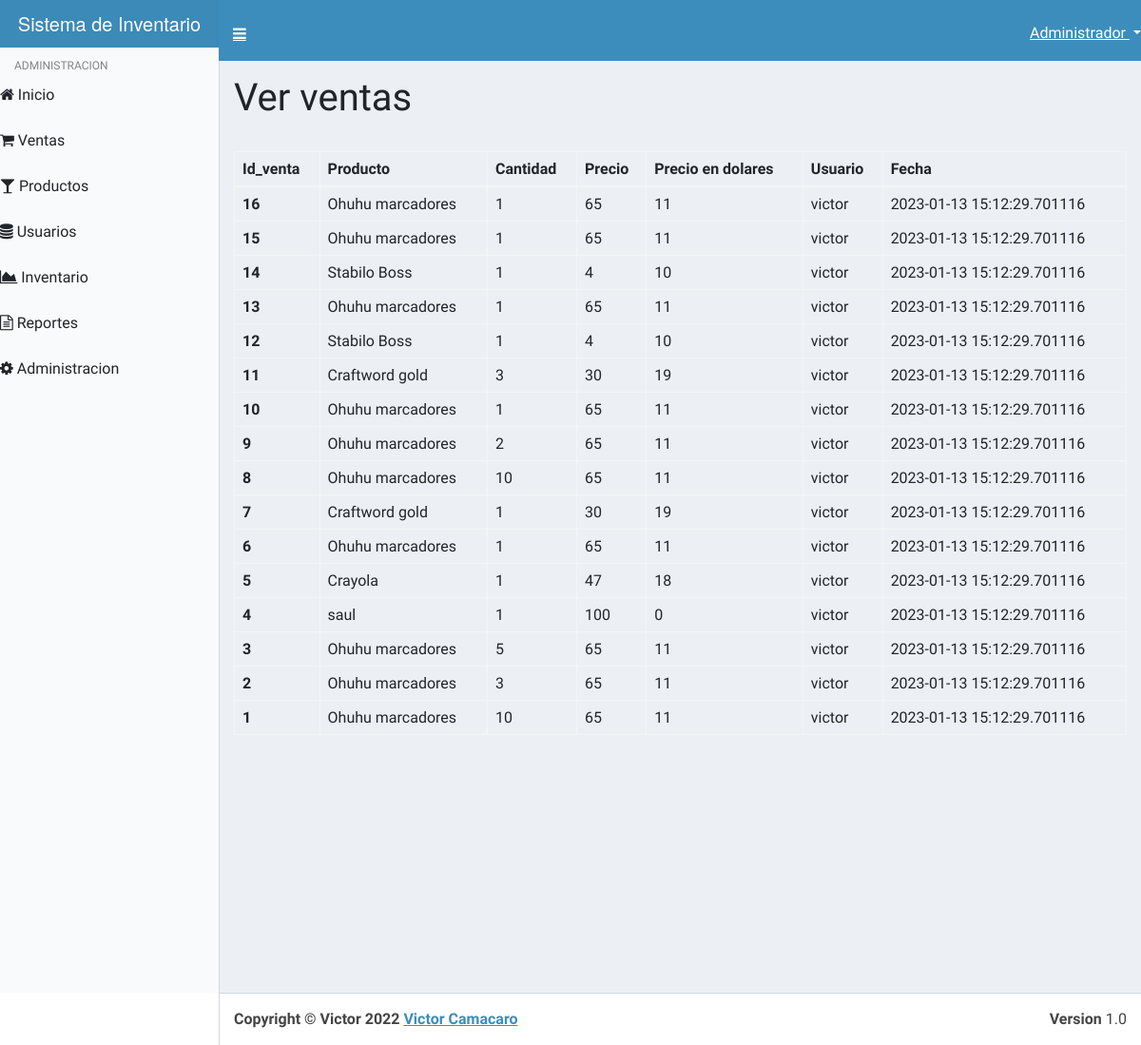
The page /vistas/ver_ventas.php (signed in) on the database as committed earlier.
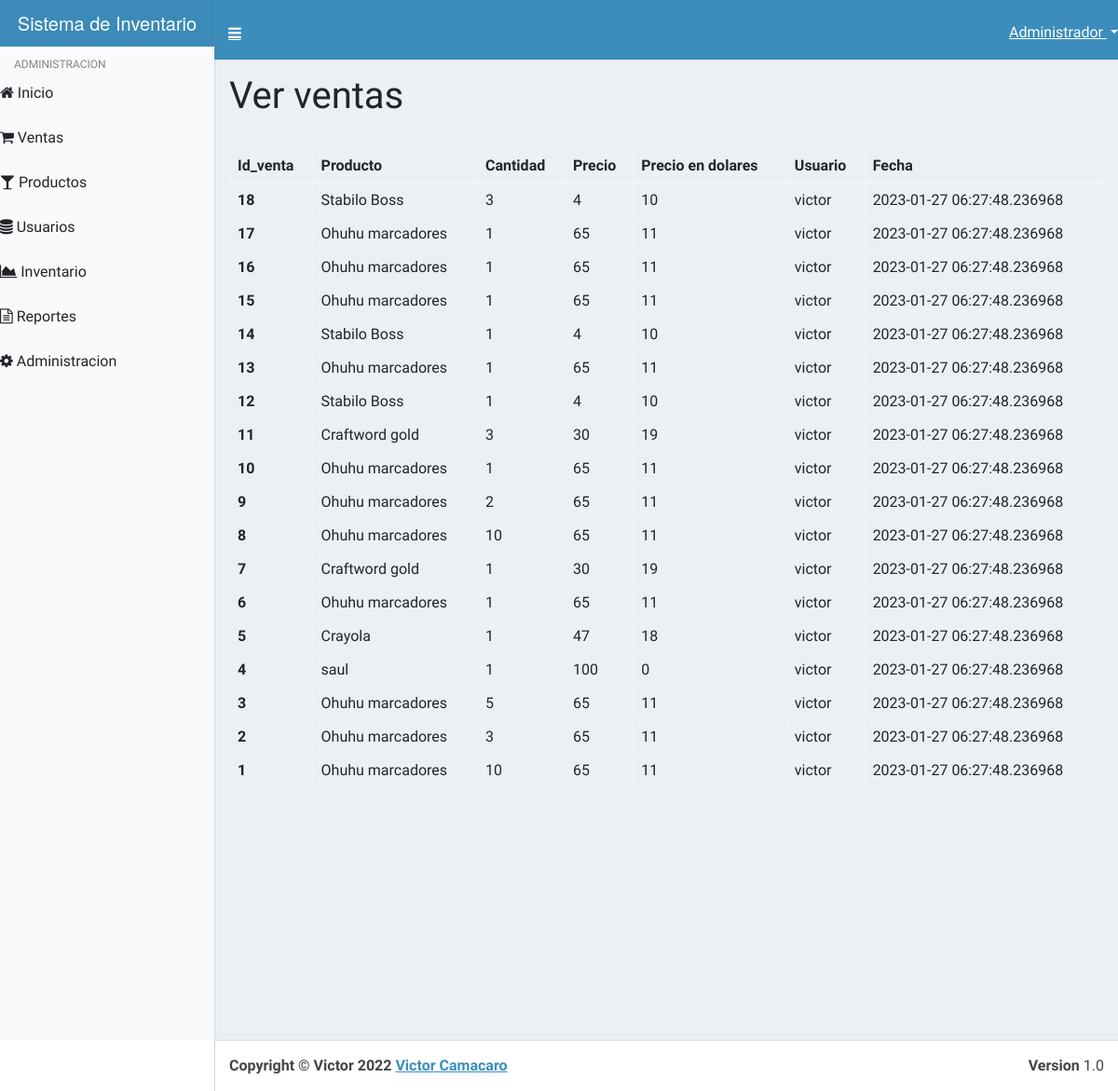
The same page on the database as committed later.
### tables this page shows
CREATE TABLE `ventas` (
  `Id_venta` int(11) NOT NULL,
  `Id_producto` int(11) NOT NULL,
  `Numero_factura` int(250) NOT NULL,
  `Nombre_producto` varchar(250) NOT NULL,
  `cantidad` int(11) NOT NULL,
  `Precio` int(11) NOT NULL,
  `Precio_dolares` int(11) NOT NULL,
  `Id_usuario` int(11) NOT NULL,
  `fecha` timestamp NOT NULL DEFAULT CURRENT_TIMESTAMP ON UPDATE CURRENT_TIMESTAMP
);

CREATE TABLE `producto` (
  `Id_producto` int(11) NOT NULL,
  `codigo_producto` int(70) NOT NULL,
  `imagen_producto` varchar(255) NOT NULL,
  `Nombre_producto` varchar(70) NOT NULL,
  `Descripcion_producto` varchar(100) NOT NULL,
  `Precio` int(11) NOT NULL,
  `Precio_dolares` int(11) NOT NULL,
  `cantidad_total` int(11) NOT NULL,
  `cantidad_inicial` int(11) NOT NULL
);

CREATE TABLE `usuarios` (
  `Id_usuario` int(30) NOT NULL,
  `Imagen_usuario` varchar(255) NOT NULL,
  `Primer_nombre` varchar(70) NOT NULL,
  `Segundo_Nombre` varchar(70) NOT NULL,
  `Primer_apellido` varchar(70) NOT NULL,
  `Segundo_Apellido` varchar(70) NOT NULL,
  `Usuario` varchar(70) NOT NULL,
  `Password` varchar(70) NOT NULL,
  `Tipo_C` enum('V','E') NOT NULL,
  `Cedula` varchar(11) NOT NULL,
  `Direccion` varchar(70) NOT NULL,
  `id_estado` int(11) NOT NULL,
  `id_municipio` int(11) NOT NULL,
  `id_parroquia` int(11) NOT NULL,
  `id_ciudad` int(11) NOT NULL,
  `genero` varchar(70) NOT NULL,
  `email` varchar(70) NOT NULL,
  `telefono` varchar(11) NOT NULL,
  `Id_status_B` int(11) NOT NULL,
  `Id_perfil` int(11) NOT NULL,
  `fecha` timestamp(6) NOT NULL DEFAULT CURRENT_TIMESTAMP(6) ON UPDATE CURRENT_TIMESTAMP(6)
);

### vistas/ver_ventas.php (the view, shortened to what this page needs)
<?php
$connect=new db();
$conexion=$connect->conexion();
 ?>
<html><head>
    <link href="../bootstrap.min.css" rel="stylesheet" type="text/css">
   <link href="../plugins/font-awesome/css/font-awesome.min.css" rel="stylesheet" type="text/css">
    <link href="../plugins/dist/css/AdminLTE.min.css" rel="stylesheet" type="text/css">
    <link href="../plugins/dist/css/skins/skin-blue-light.min.css" rel="stylesheet" type="text/css">
    <link rel="stylesheet" href="../plugins/datatables/dataTables.bootstrap.css">
  <link rel="stylesheet" href="../plugins/morris/morris.css">
  <link rel="stylesheet" href="../plugins/morris/example.css">
  </head>
  <body class="skin-blue-light sidebar-mini">
    <div class="wrapper">
            <header class="main-header">
        <div class="logo">
          <span class="logo-lg"><b>Sistema de </b>Inventario</span>
        </div>
        <nav class="navbar navbar-static-top" role="navigation" style="height: 8%;">
          <a href="#" class="sidebar-toggle" data-toggle="offcanvas" role="button">
          </a>
          <div class="navbar-custom-menu">
            <ul class="nav navbar-nav">
              <li class="dropdown user user-menu">
                <a href="#" class="dropdown-toggle" data-toggle="dropdown">
                  <span class="">Administrador <b class="caret"></b> </span>
                </a>
              </li>
            </ul>
          </div>
        </nav>
      </header>
      <aside class="main-sidebar">
        <section class="sidebar">
          <ul class="sidebar-menu" style="width: 150px;">
            <li class="header">ADMINISTRACION</li>
                                    <li><i class="fa fa-home"></i> <span>Inicio</span></li>
                                    <br>
           <li><i class="fa fa-shopping-cart"></i> <span>Ventas</span></li>
            <br>
            <li><i class="fa fa-glass"></i> <span>Productos</span></li>
            <br>
            <li class="treeview">
              <i class="fa fa-database"></i> <span>Usuarios</span>
            </li>
            <br>
            <li >
             <i class="fa fa-area-chart"></i> <span>Inventario</span>
            </li>
            <br>
                        <li class="treeview">
              <i class="fa fa-file-text-o"></i> <span>Reportes</span>
            </li>
            <br>
            <li class="treeview">
              <i class="fa fa-cog"></i> <span>Administracion</span></a>
            </li>
          </ul>
        </section>
      </aside>
            <div class="content-wrapper" style="min-height: 552px;">
      <div class="content">
          <div class="row">
  <div class="col-md-12">
    <h1>Ver ventas</h1>
</div>
</div>
<div class="row">
<div class="table-responsive">
<br><table class="table table-hover table-bordered">
  <thead>
    <tr><th>Id_venta</th>
    <th>Producto </th>
    <th>Cantidad</th>
    <th>Precio</th>
    <th>Precio en dolares</th>
    <th>Usuario</th>
    <th>Fecha</th>
  </tr></thead>
  <tbody>
    <?php  $sql="SELECT * FROM ventas INNER JOIN producto ON ventas.Id_producto=producto.Id_producto INNER JOIN usuarios ON ventas.Id_usuario=usuarios.Id_usuario order by Id_venta desc";
      $query=$conexion->query($sql);
      while ($row=$query->fetch_assoc()) {
        ?>
    <tr><th><?php echo $row['Id_venta']; ?></th>
    <td><?php echo $row['Nombre_producto']; ?> </td>
    <td><?php echo $row['cantidad']; ?></td>
    <td><?php echo $row['Precio']; ?></td>
    <td><?php echo $row['Precio_dolares']; ?></td>
    <td><?php echo $row['Usuario']; ?></td>
    <td><?php echo $row['fecha']; ?></td>
    <?php } ?>
  </tr>
  </tbody>
    </table>
  </div>
<div class="clearfix"></div>
  <br><br><br><br><br><br><br><br><br><br>
  </div>
</div>        </div>
      </div>
        <footer class="main-footer">
        <div class="pull-right hidden-xs">
          <b>Version</b> 1.0
        </div>
        <strong>Copyright © Victor 2022 <a href="" target="_blank">Victor Camacaro</a></strong>
      </footer>
</body></html>

Rows that differ between the two databases and show on the page:
added ventas: Id_venta "18", Id_producto.Nombre_producto "Stabilo Boss", cantidad "3", Id_producto.Precio "4", Id_producto.Precio_dolares "10", Id_usuario.Usuario "victor", Id_usuario.fecha "2023-01-27 06:27:48.236968"
added ventas: Id_venta "17", Id_producto.Nombre_producto "Ohuhu marcadores", cantidad "1", Id_producto.Precio "65", Id_producto.Precio_dolares "11", Id_usuario.Usuario "victor", Id_usuario.fecha "2023-01-27 06:27:48.236968"
changed through a linked row, ventas id 16: Id_usuario.fecha "2023-01-13 15:12:29.701116" → "2023-01-27 06:27:48.236968"
changed through a linked row, ventas id 15: Id_usuario.fecha "2023-01-13 15:12:29.701116" → "2023-01-27 06:27:48.236968"
changed through a linked row, ventas id 14: Id_usuario.fecha "2023-01-13 15:12:29.701116" → "2023-01-27 06:27:48.236968"
changed through a linked row, ventas id 13: Id_usuario.fecha "2023-01-13 15:12:29.701116" → "2023-01-27 06:27:48.236968"
changed through a linked row, ventas id 12: Id_usuario.fecha "2023-01-13 15:12:29.701116" → "2023-01-27 06:27:48.236968"
changed through a linked row, ventas id 11: Id_usuario.fecha "2023-01-13 15:12:29.701116" → "2023-01-27 06:27:48.236968"
changed through a linked row, ventas id 10: Id_usuario.fecha "2023-01-13 15:12:29.701116" → "2023-01-27 06:27:48.236968"
changed through a linked row, ventas id 9: Id_usuario.fecha "2023-01-13 15:12:29.701116" → "2023-01-27 06:27:48.236968"
changed through a linked row, ventas id 8: Id_usuario.fecha "2023-01-13 15:12:29.701116" → "2023-01-27 06:27:48.236968"
changed through a linked row, ventas id 7: Id_usuario.fecha "2023-01-13 15:12:29.701116" → "2023-01-27 06:27:48.236968"
changed through a linked row, ventas id 6: Id_usuario.fecha "2023-01-13 15:12:29.701116" → "2023-01-27 06:27:48.236968"
changed through a linked row, ventas "Crayola": Id_usuario.fecha "2023-01-13 15:12:29.701116" → "2023-01-27 06:27:48.236968"
changed through a linked row, ventas "saul": Id_usuario.fecha "2023-01-13 15:12:29.701116" → "2023-01-27 06:27:48.236968"
changed through a linked row, ventas id 3: Id_usuario.fecha "2023-01-13 15:12:29.701116" → "2023-01-27 06:27:48.236968"
changed through a linked row, ventas id 2: Id_usuario.fecha "2023-01-13 15:12:29.701116" → "2023-01-27 06:27:48.236968"
changed through a linked row, ventas id 1: Id_usuario.fecha "2023-01-13 15:12:29.701116" → "2023-01-27 06:27:48.236968"
